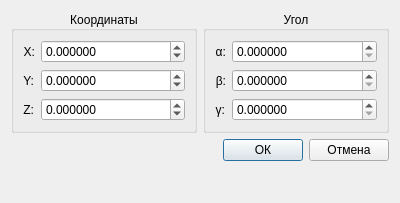
<?xml version="1.0" encoding="UTF-8"?>
<ui version="4.0">
 <class>CMoveBotTaskDialog</class>
 <widget class="QDialog" name="CMoveBotTaskDialog">
  <property name="geometry">
   <rect>
    <x>0</x>
    <y>0</y>
    <width>400</width>
    <height>203</height>
   </rect>
  </property>
  <property name="windowTitle">
   <string>Перемещение</string>
  </property>
  <layout class="QVBoxLayout" name="verticalLayout">
   <item>
    <layout class="QHBoxLayout" name="horizontalLayout">
     <item>
      <widget class="QGroupBox" name="gbPos">
       <property name="title">
        <string>Координаты</string>
       </property>
       <property name="alignment">
        <set>Qt::AlignCenter</set>
       </property>
       <layout class="QGridLayout" name="gridLayout">
        <item row="1" column="0">
         <widget class="QLabel" name="labelY">
          <property name="sizePolicy">
           <sizepolicy hsizetype="Maximum" vsizetype="Preferred">
            <horstretch>0</horstretch>
            <verstretch>0</verstretch>
           </sizepolicy>
          </property>
          <property name="text">
           <string>Y:</string>
          </property>
          <property name="alignment">
           <set>Qt::AlignRight|Qt::AlignTrailing|Qt::AlignVCenter</set>
          </property>
         </widget>
        </item>
        <item row="2" column="0">
         <widget class="QLabel" name="labelZ">
          <property name="sizePolicy">
           <sizepolicy hsizetype="Maximum" vsizetype="Preferred">
            <horstretch>0</horstretch>
            <verstretch>0</verstretch>
           </sizepolicy>
          </property>
          <property name="text">
           <string>Z:</string>
          </property>
          <property name="alignment">
           <set>Qt::AlignRight|Qt::AlignTrailing|Qt::AlignVCenter</set>
          </property>
         </widget>
        </item>
        <item row="0" column="0">
         <widget class="QLabel" name="labelX">
          <property name="sizePolicy">
           <sizepolicy hsizetype="Maximum" vsizetype="Preferred">
            <horstretch>0</horstretch>
            <verstretch>0</verstretch>
           </sizepolicy>
          </property>
          <property name="text">
           <string>X:</string>
          </property>
          <property name="alignment">
           <set>Qt::AlignRight|Qt::AlignTrailing|Qt::AlignVCenter</set>
          </property>
         </widget>
        </item>
        <item row="0" column="1">
         <widget class="QDoubleSpinBox" name="dsbGlobalX">
          <property name="decimals">
           <number>6</number>
          </property>
          <property name="minimum">
           <double>-1000.000000000000000</double>
          </property>
          <property name="maximum">
           <double>1000.000000000000000</double>
          </property>
          <property name="singleStep">
           <double>0.100000000000000</double>
          </property>
         </widget>
        </item>
        <item row="1" column="1">
         <widget class="QDoubleSpinBox" name="dsbGlobalY">
          <property name="decimals">
           <number>6</number>
          </property>
          <property name="minimum">
           <double>-1000.000000000000000</double>
          </property>
          <property name="maximum">
           <double>1000.000000000000000</double>
          </property>
          <property name="singleStep">
           <double>0.100000000000000</double>
          </property>
         </widget>
        </item>
        <item row="2" column="1">
         <widget class="QDoubleSpinBox" name="dsbGlobalZ">
          <property name="decimals">
           <number>6</number>
          </property>
          <property name="minimum">
           <double>-1000.000000000000000</double>
          </property>
          <property name="maximum">
           <double>1000.000000000000000</double>
          </property>
          <property name="singleStep">
           <double>0.100000000000000</double>
          </property>
         </widget>
        </item>
       </layout>
      </widget>
     </item>
     <item>
      <widget class="QGroupBox" name="gbAngles">
       <property name="title">
        <string>Угол</string>
       </property>
       <property name="alignment">
        <set>Qt::AlignCenter</set>
       </property>
       <layout class="QGridLayout" name="gridLayout_2">
        <item row="2" column="1">
         <widget class="QDoubleSpinBox" name="dsbGamma">
          <property name="decimals">
           <number>6</number>
          </property>
          <property name="minimum">
           <double>0.000000000000000</double>
          </property>
          <property name="maximum">
           <double>359.999999000000003</double>
          </property>
          <property name="singleStep">
           <double>0.100000000000000</double>
          </property>
         </widget>
        </item>
        <item row="0" column="1">
         <widget class="QDoubleSpinBox" name="dsbApha">
          <property name="decimals">
           <number>6</number>
          </property>
          <property name="minimum">
           <double>0.000000000000000</double>
          </property>
          <property name="maximum">
           <double>359.999999000000003</double>
          </property>
          <property name="singleStep">
           <double>0.100000000000000</double>
          </property>
         </widget>
        </item>
        <item row="1" column="1">
         <widget class="QDoubleSpinBox" name="dsbBeta">
          <property name="decimals">
           <number>6</number>
          </property>
          <property name="minimum">
           <double>0.000000000000000</double>
          </property>
          <property name="maximum">
           <double>359.999999000000003</double>
          </property>
          <property name="singleStep">
           <double>0.100000000000000</double>
          </property>
         </widget>
        </item>
        <item row="0" column="0">
         <widget class="QLabel" name="labelAlpha">
          <property name="sizePolicy">
           <sizepolicy hsizetype="Maximum" vsizetype="Preferred">
            <horstretch>0</horstretch>
            <verstretch>0</verstretch>
           </sizepolicy>
          </property>
          <property name="text">
           <string>α:</string>
          </property>
          <property name="alignment">
           <set>Qt::AlignRight|Qt::AlignTrailing|Qt::AlignVCenter</set>
          </property>
         </widget>
        </item>
        <item row="1" column="0">
         <widget class="QLabel" name="labelBeta">
          <property name="sizePolicy">
           <sizepolicy hsizetype="Maximum" vsizetype="Preferred">
            <horstretch>0</horstretch>
            <verstretch>0</verstretch>
           </sizepolicy>
          </property>
          <property name="text">
           <string>β:</string>
          </property>
          <property name="alignment">
           <set>Qt::AlignRight|Qt::AlignTrailing|Qt::AlignVCenter</set>
          </property>
         </widget>
        </item>
        <item row="2" column="0">
         <widget class="QLabel" name="labelGamma">
          <property name="sizePolicy">
           <sizepolicy hsizetype="Maximum" vsizetype="Preferred">
            <horstretch>0</horstretch>
            <verstretch>0</verstretch>
           </sizepolicy>
          </property>
          <property name="text">
           <string>γ:</string>
          </property>
          <property name="alignment">
           <set>Qt::AlignRight|Qt::AlignTrailing|Qt::AlignVCenter</set>
          </property>
         </widget>
        </item>
       </layout>
      </widget>
     </item>
    </layout>
   </item>
   <item>
    <layout class="QHBoxLayout" name="horizontalLayout_3">
     <item>
      <spacer name="horizontalSpacer">
       <property name="orientation">
        <enum>Qt::Horizontal</enum>
       </property>
       <property name="sizeHint" stdset="0">
        <size>
         <width>40</width>
         <height>20</height>
        </size>
       </property>
      </spacer>
     </item>
     <item>
      <widget class="QPushButton" name="pbOk">
       <property name="text">
        <string>ОК</string>
       </property>
      </widget>
     </item>
     <item>
      <widget class="QPushButton" name="pbCancel">
       <property name="text">
        <string>Отмена</string>
       </property>
      </widget>
     </item>
    </layout>
   </item>
   <item>
    <spacer name="verticalSpacer">
     <property name="orientation">
      <enum>Qt::Vertical</enum>
     </property>
     <property name="sizeHint" stdset="0">
      <size>
       <width>20</width>
       <height>1</height>
      </size>
     </property>
    </spacer>
   </item>
  </layout>
 </widget>
 <resources/>
 <connections/>
</ui>
